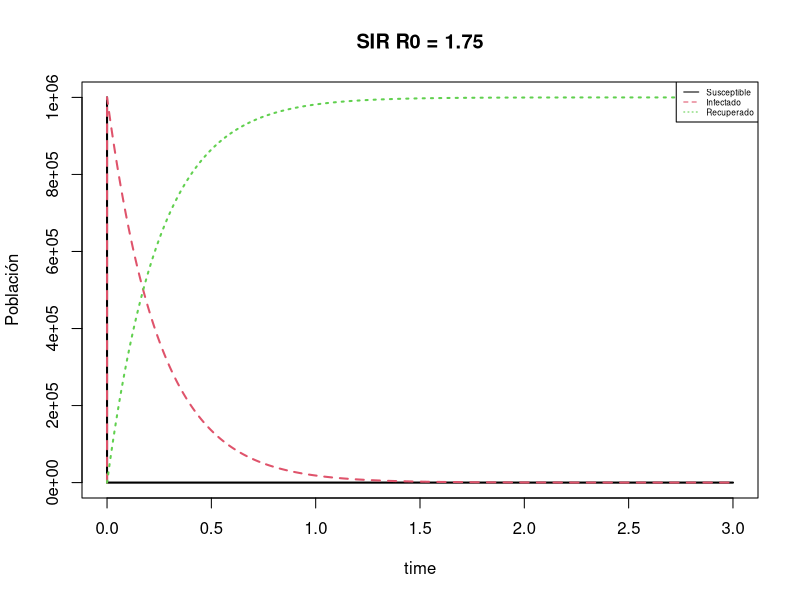
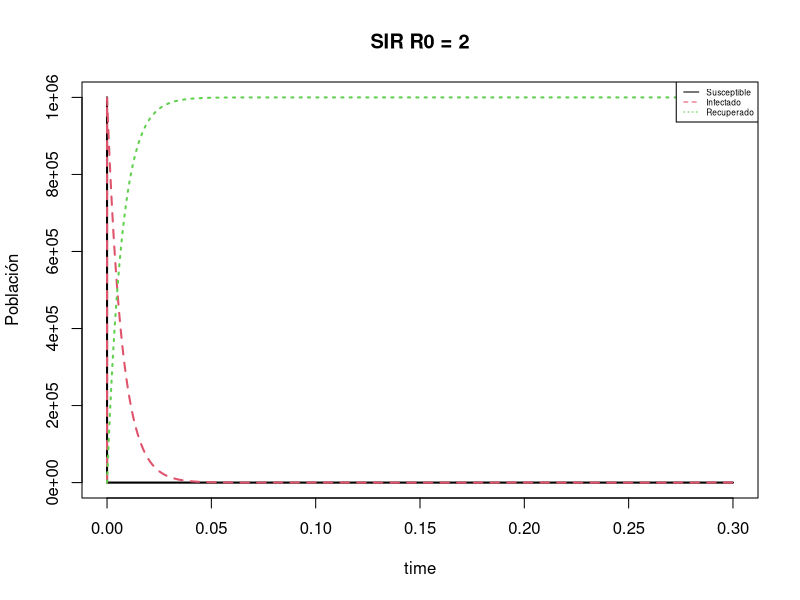
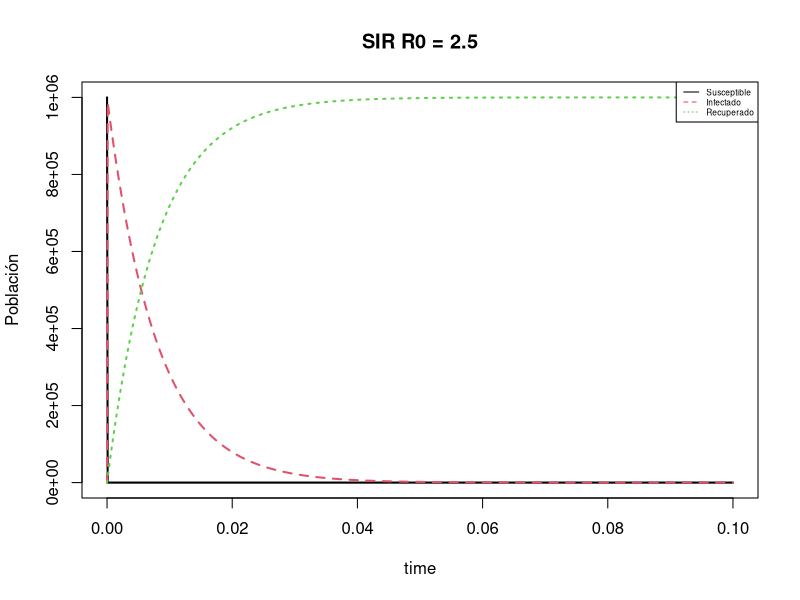
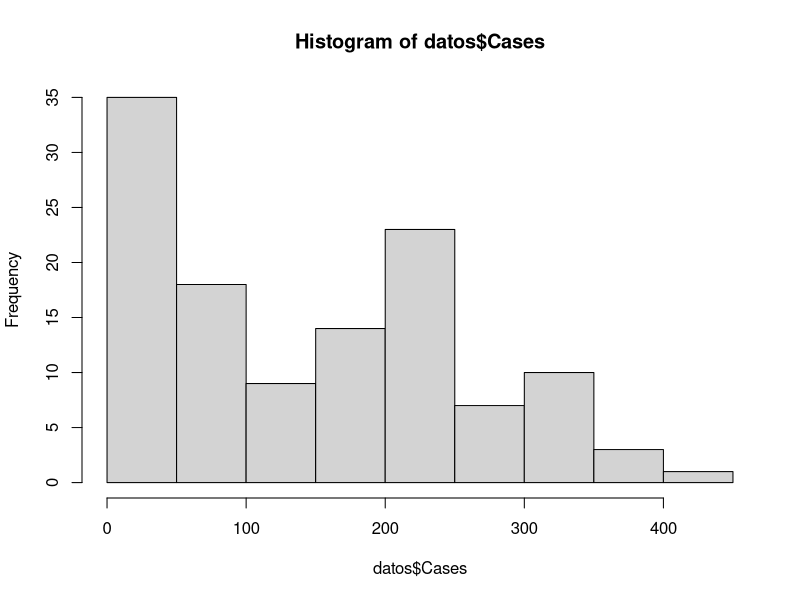
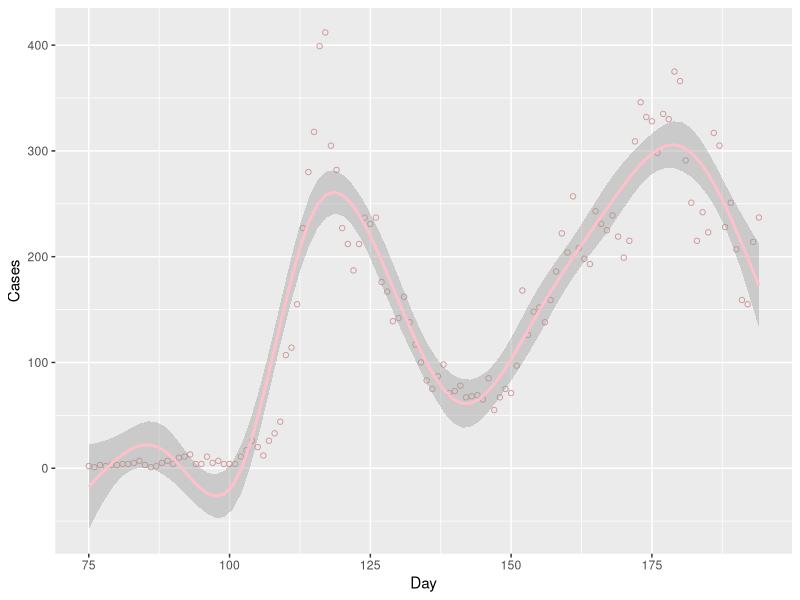

Recreate these plots in R, in order.
## ---- chunk 1
knitr::opts_chunk$set(echo = TRUE)
## ---- chunk 2
library(deSolve) #Cargar la libreria

SIR <- function(t, state, parameters) { #Crear una nueva función
  with(as.list(c(state, parameters)), { #Definir las ecuaciones
    dS <- -b*S*I
    dI <- b*S*I -d*I
    dR <- d*I
    list(c(dS, dI, dR)) #lista que contiene las ecuaciones del modelo
  })
}
#en el modelo no se incluye la tasa de nacimiento y muerte porque si la poblacion se conserva estas se eliminan en las ecuaciones

parameters <- c(b = 7, d = 4) #Establecer los parametros
state <- c(S = 10^6, I = 1, R = 0) #establecer las condiciones iniciales
t <- seq(0, 3, by = 0.00001) 
out <- ode(state, t, SIR, parameters) 

## Grafica del modelo ##
matplot(out[ , 1], out[ , 2:4], type = "l", xlab = "time", ylab = "Población",
        main = "SIR R0 = 1.75", lwd = 2) 
legend("topright", c("Susceptible", "Infectado","Recuperado"), col = 1:3,lty=1:3,cex=0.5)
#recuadro para señalar cada ecuacion

## ---- chunk 3
library(deSolve) #Cargar la libreria

SIR2 <- function(t, state, parameters) { #Crear una nueva función
  with(as.list(c(state, parameters)), { #Definir las ecuaciones
    dS <- -b*S*I
    dI <- b*S*I -d*I
    dR <- d*I
    list(c(dS, dI, dR)) #lista que contiene las ecuaciones del modelo
  })
}
#en el modelo no se incluye la tasa de nacimiento y muerte porque si la poblacion se conserva estas se eliminan en las ecuaciones

parameters <- c(b = 282, d = 141) #Establecer los parametros
state <- c(S = 10^6, I = 1, R = 0) #establecer las condiciones iniciales
t <- seq(0, 0.3, by = 0.00001) 
out <- ode(state, t, SIR2, parameters) 

## Grafica del modelo ##
matplot(out[ , 1], out[ , 2:4], type = "l", xlab = "time", ylab = "Población",
        main = "SIR R0 = 2", lwd = 2) 
legend("topright", c("Susceptible", "Infectado","Recuperado"), col = 1:3,lty=1:3,cex=0.5)
#recuadro para señalar cada ecuacion
## ---- chunk 4
library(deSolve) #Cargar la libreria

SIR3 <- function(t, state, parameters) { #Crear una nueva función
  with(as.list(c(state, parameters)), { #Definir las ecuaciones
    dS <- -b*S*I
    dI <- b*S*I -d*I
    dR <- d*I
    list(c(dS, dI, dR)) #lista que contiene las ecuaciones del modelo
  })
}
#en el modelo no se incluye la tasa de nacimiento y muerte porque si la poblacion se conserva estas se eliminan en las ecuaciones

parameters <- c(b = 317, d = 126.8) #Establecer los parametros
state <- c(S = 10^6, I = 1, R = 0) #establecer las condiciones iniciales
t <- seq(0, 0.1, by = 0.0001) 
out <- ode(state, t, SIR3, parameters) 

## Grafica del modelo ##
matplot(out[ , 1], out[ , 2:4], type = "l", xlab = "time", ylab = "Población",
        main = "SIR R0 = 2.5", lwd = 2) 
legend("topright", c("Susceptible", "Infectado","Recuperado"), col = 1:3,lty=1:3,cex=0.5)
#recuadro para señalar cada ecuacion
## ---- chunk 5
datos <- read.csv("influenza.csv")
datos
## ---- chunk 6
hist(datos$Cases)
## ---- chunk 7
library (ggplot2)

gragam <- ggplot (datos, aes(x=Day, y= Cases))+
  geom_point (shape=1, colour ="rosybrown3") +  #tipo de grafica, una grafica de puntos, shape indica que tipo de punto
  geom_smooth (method= "gam", colour = "pink")      #agrega la linea de ajuste

gragam 
